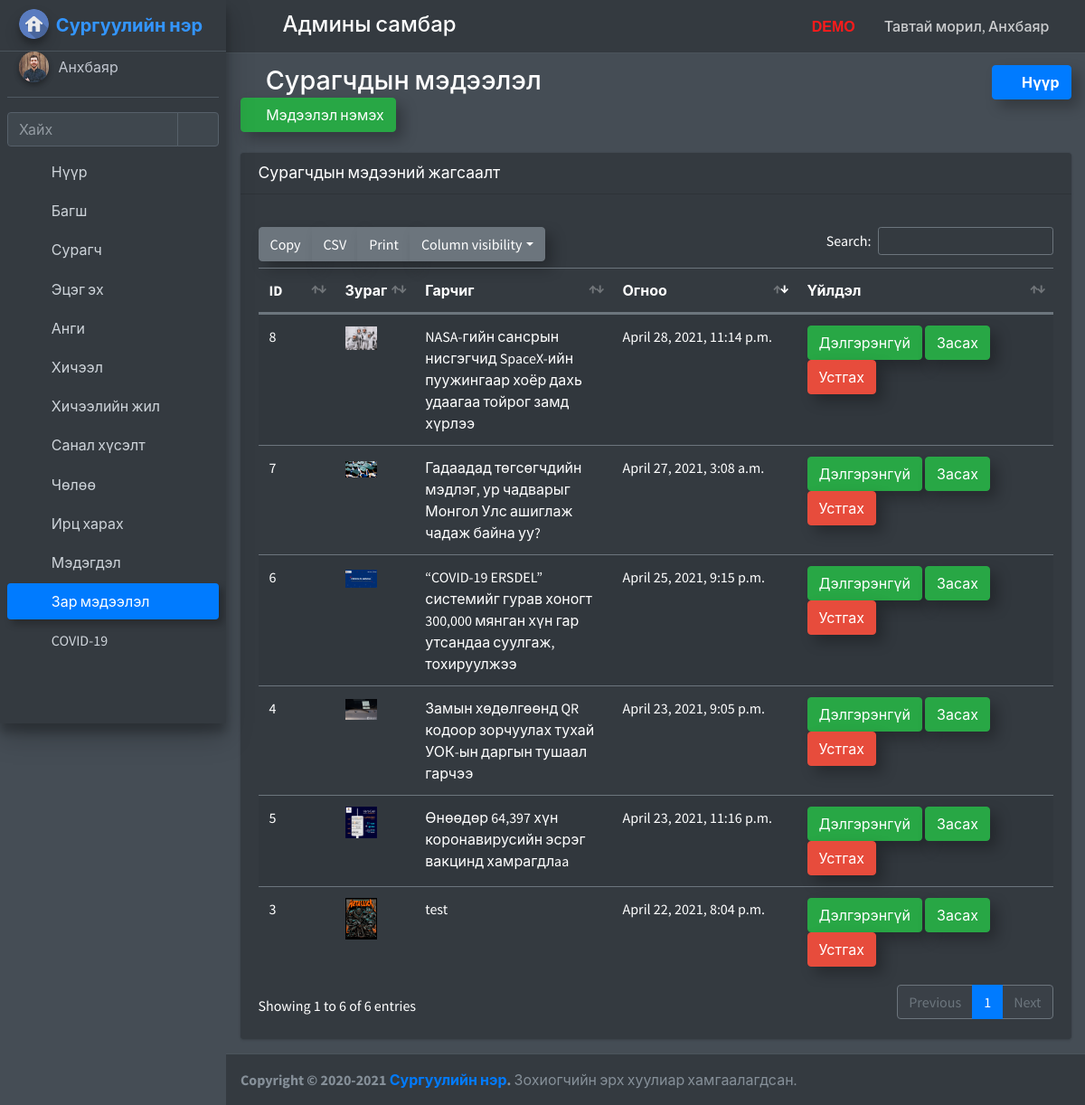
The page /manage_student_news (signed in) on the database its author committed.
### school_management_app/models.py (models this page shows)
class CustomUser(AbstractUser):
    user_type_data=((1,"HOD"),(2,"Staff"),(3,"Student"),(4,"Parent"))
    user_type=models.CharField(default=1,choices=user_type_data,max_length=10)

class AdminHOD(models.Model):
    id=models.AutoField(primary_key=True)
    admin=models.OneToOneField(CustomUser,on_delete=models.CASCADE)
    created_at=models.DateTimeField(auto_now_add=True)
    updated_at=models.DateTimeField(auto_now_add=True)
    profile_pic=models.FileField(default="")
    objects=models.Manager()

class News(models.Model):
    id=models.AutoField(primary_key=True)
    ntext = models.TextField()
    ntitle = models.TextField(max_length=4000)
    ndate=models.DateTimeField(auto_now_add=True, blank=True)
    pic=models.FileField(default="", blank=True, null=True)
    objects=models.Manager()

### school_management_app/HodViews.py (the view)
# urls.py: path('manage_student_news', HodViews.manage_news,name="manage_news"),
def manage_news(request):
    user=CustomUser.objects.get(id=request.user.id)
    admin=AdminHOD.objects.get(admin=user)
    news=News.objects.all()
    return render(request,"hod_template/manage_news.html",{"news":news,"admin":admin})

### school_management_app/templates/hod_template/manage_news.html (shortened to what this page needs)
{% extends 'hod_template/base_template.html' %}
{% load static %}
{% block page_title %}
{% block custom_css %}
<link rel="stylesheet" href="{% static "plugins/datatables-bs4/css/dataTables.bootstrap4.min.css" %}">
<link rel="stylesheet" href="{% static "plugins/datatables-responsive/css/responsive.bootstrap4.min.css" %}">
<link rel="stylesheet" href="{% static "plugins/datatables-buttons/css/buttons.bootstrap4.min.css" %}">
{% endblock custom_css %}
<i class="nav-icon fas fa-newspaper"></i> Сурагчдын мэдээлэл <a href="/add_student_news" class="btn btn-success shadow-custom"><i class="nav-icon fas fa-plus"></i> Мэдээлэл нэмэх</a>
{% endblock page_title %}
{% block main_content %}
    <section class="content">
      <div class="container-fluid">
        <div class="row">
          <div class="col-12">
            <div class="card">
              <div class="card-header">
                <h3 class="card-title">Сурагчдын мэдээний жагсаалт</h3>
              </div>
              <div class="card-body">
                <table id="example1" class="table table-striped">
                  <thead>
                    <tr>
                      <th>ID</th>
                      <th>Зураг</th>
                      <th>Гарчиг</th>
                      <th>Огноо</th>
                      <th>Үйлдэл</th>
                    </tr>
                  </thead>
                  <tbody>
                    {% for a in news %}
                    <tr>
                      <td style="width: 60px;">{{ a.id }}</td>
                      <td><img class="zoomD" src="{{ a.pic }}" /></td>
                      <td>{{ a.ntitle }}</td>
                      <td style="width: 180px;">{{ a.ndate }}</td>
                      <td style="width: 260px;">
                        <a href="/view_student_news/{{ a.id }}" class="btn btn-success shadow-custom">Дэлгэрэнгүй</a>
                        <a href="/edit_student_news/{{ a.id }}" class="btn btn-success shadow-custom">Засах</a>
                        <a href="/delete_student_news/{{ a.id }}" class="btn btn-danger confirm-delete shadow-custom" title="Delete" data-toggle="modal" data-target="#deleteComment" id="deleteButton{{a.id}}">Устгах</a>
                      </td>
                    </tr>
                    {% endfor %}
                  </tbody>
                </table>
              </div>
            </div>
          </div>
        </div>
      </div>
    </section>
{% endblock main_content %}

### school_management_app/templates/hod_template/base_template.html (shortened to what this page needs)
{% load static %}
<!DOCTYPE html>
<html>
<head>
  <link rel="stylesheet" href="{% static "plugins/fontawesome-free/css/all.min.css" %}">
  <link rel="stylesheet" href="https://code.ionicframework.com/ionicons/2.0.1/css/ionicons.min.css">
  <link rel="stylesheet" href="{% static "plugins/tempusdominus-bootstrap-4/css/tempusdominus-bootstrap-4.min.css" %}">
  <link rel="stylesheet" href="{% static "plugins/icheck-bootstrap/icheck-bootstrap.min.css" %}">
  <link rel="stylesheet" href="{% static "plugins/jqvmap/jqvmap.min.css" %}">
  <link rel="stylesheet" href="{% static "dist/css/adminlte.min.css" %}">
  <link rel="stylesheet" href="{% static "plugins/overlayScrollbars/css/OverlayScrollbars.min.css" %}">
  <link rel="stylesheet" href="{% static "plugins/daterangepicker/daterangepicker.css" %}">
  <link rel="stylesheet" href="{% static "plugins/summernote/summernote-bs4.css" %}">
  <link rel="stylesheet" href="{% static "custom/css/style.css" %}">
  {% block custom_css %} {% endblock custom_css %}
</head>
<body class="hold-transition sidebar-mini layout-fixed layout-navbar-fixed dark-mode">
  <div class="wrapper">
    <nav class="main-header navbar navbar-expand navbar-dark">
      <ul class="navbar-nav">
        <li class="nav-item">
          <a class="nav-link" data-widget="pushmenu" href="#"><i class="fas fa-bars"></i></a>
        </li>
      </ul>
      <h4 class="title-c1" style="margin-left: 10px; margin-top: 5px;">
        <span class="desktop">Админы самбар</span>
      </h4>
      <ul class="navbar-nav ml-auto">
        <li class="nav-item d-flex">
          <a class="nav-link">
            <span class="desktop-demo">DEMO</span>
        </li>
        <li class="nav-item d-flex">
          <a class="nav-link title-c2" style="white-space: nowrap; cursor: pointer;" data-toggle="dropdown" aria-haspopup="true" aria-expanded="false">
            <span class="hidden">Тавтай морил, </span>{{ user.last_name }}
            <i class="fas fa-angle-down"></i>
          </a>
        </li>
      </ul>
    </nav>
    {% include 'hod_template/sidebar_template.html' with user=user id=id %}
    <div class="content-wrapper">
      <div class="content-header">
        <div class="container-fluid">
          <div class="row mb-2">
            <div class="col-sm-6">
              <h1 class="m-0">
                {% block page_title %}
                {% endblock page_title %}
              </h1>
            </div>
            <div class="col-sm-6">
              <ol class="breadcrumb float-sm-right">
                <li class="breadcrumb-item"><a class="btn btn-primary font-weight-bold" href="{% url 'admin_home' %}"><i class="nav-icon fas fa-tachometer-alt mr-2"></i>Нүүр</a></li>
              </ol>
            </div>
          </div>
        </div>
      </div>
      {% block main_content %}{% endblock main_content %}
    </div>
    {% include 'hod_template/footer.html' %}
  </div>
</body>
</html>

### school_management_app/templates/hod_template/sidebar_template.html (shortened to what this page needs)
{% load static %}
<aside class="main-sidebar sidebar-dark-primary elevation-4">
  <a href="/admin_home" class="brand-link">
    <img src="{% static "dist/img/home-icon.png" %}" alt="logo" class="brand-image img-circle elevation-3"
      style="opacity: .9">
    <span class="brand-text font-weight-bold">Сургуулийн нэр</span>
  </a>
  <div class="sidebar">
    <div class="user-panel mt-3 pb-3 mb-3 d-flex">
      <div class="image">
        <img src="{{ admin.profile_pic }}" class="img-circle elevation-2 zoomD" alt="User Image">
      </div>
      <div class="info">
        <a href="{% url 'admin_profile' %}" class="d-block ">{{ user.last_name }}</a>
      </div>
    </div>
    <div class="form-inline">
      <div class="input-group" data-widget="sidebar-search">
        <input class="form-control form-control-sidebar" type="search" placeholder="Хайх" aria-label="Search">
        <div class="input-group-append">
          <button class="btn btn-sidebar" style="box-shadow: none !important;">
            <i class="fas fa-search fa-fw"></i>
          </button>
        </div>
      </div>
    </div>
    <nav class="mt-2">
      <ul class="nav nav-pills nav-sidebar flex-column nav-child-indent" data-widget="treeview" role="menu"
        data-accordion="false">
        <li class="nav-item">
          {% url 'admin_home' as admin_home %}
          <a href="{{ admin_home }}" class="nav-link {% if request.path == admin_home %} active {% endif %}">
            <i class="nav-icon fas fa-tachometer-alt"></i>
            <p>Нүүр</p>
          </a>
        </li>
        <li class="nav-item">
          {% url 'add_staff' as add_staff %}
          {% url 'manage_staff' as manage_staff %}
          {% url 'edit_staff' staff_id=id as edit_staff %}
          <a href="#" class="nav-link {% if request.path == add_staff %} active {% elif request.path == manage_staff %} active {% elif request.path == edit_staff %} active {% endif %}">
            <i class="nav-icon fas fa-chalkboard-teacher"></i>
            <p>Багш
              <i class="right fas fa-angle-left"></i>
            </p>
          </a>
        </li>
        <li class="nav-item">
          {% url 'add_student' as add_student %}
          {% url 'manage_student' as manage_student %}
          {% url 'edit_student' student_id=id as edit_student %}
          <a href="#" class="nav-link {% if request.path == add_student %} active {% elif request.path == manage_student %} active {% elif request.path == edit_student %} active {% endif %}">
            <i class="nav-icon fas fa-user-graduate"></i>
            <p>
              Сурагч
              <i class="right fas fa-angle-left"></i>
            </p>
          </a>
        </li>
        <li class="nav-item">
          {% url 'add_parent' as add_parent %}
          {% url 'manage_parent' as manage_parent %}
          {% url 'edit_parent' parent_id=id as edit_parent %}
          <a href="#" class="nav-link {% if request.path == add_parent %} active {% elif request.path == manage_parent %} active {% elif request.path == edit_parent %} active {% endif %}">
            <i class="nav-icon fas fa-users"></i>
            <p>
              Эцэг эх
              <i class="right fas fa-angle-left"></i>
            </p>
          </a>
        </li>
        <li class="nav-item">
          {% url 'add_course' as add_course %}
          {% url 'manage_course' as manage_course %}
          {% url 'edit_course' course_id=id as edit_course %}
          <a href="#" class="nav-link {% if request.path == add_course %} active {% elif request.path == manage_course %} active {% elif request.path == edit_course %} active {% endif %}">
            <i class="nav-icon fas fa-book"></i>
            <p>
              Анги
              <i class="right fas fa-angle-left"></i>
            </p>
          </a>
        </li>
        <li class="nav-item">
          {% url 'add_subject' as add_subject %}
          {% url 'manage_subject' as manage_subject %}
          {% url 'edit_subject' subject_id=id as edit_subject %}
          <a href="#" class="nav-link {% if request.path == add_subject %} active {% elif request.path == manage_subject %} active {% elif request.path == edit_subject %} active {% endif %}">
            <i class="nav-icon fas fa-book-open"></i>
            <p>
              Хичээл
              <i class="right fas fa-angle-left"></i>
            </p>
          </a>
        </li>
        <li class="nav-item">
          {% url 'add_session' as add_session %}
          {% url 'manage_session' as manage_session %}
          <a href="#" class="nav-link {% if request.path == add_session %} active {% elif request.path == manage_session %} active {% endif %}">
            <i class="nav-icon fas fa-calendar-alt"></i>
            <p>
              Хичээлийн жил
              <i class="right fas fa-angle-left"></i>
            </p>
          </a>
        </li>
        <li class="nav-item">
          {% url 'student_feedback_message' as student_feedback_message %}
          {% url 'staff_feedback_message' as staff_feedback_message %}
          {% url 'parent_feedback_message' as parent_feedback_message %}
          <a href="#" class="nav-link {% if request.path == student_feedback_message %} active {% elif request.path == staff_feedback_message %} active {% elif request.path == parent_feedback_message %} active {% endif %}">
            <i class="nav-icon fas fa-comments"></i>
            <p>
              Санал хүсэлт
              <i class="right fas fa-angle-left"></i>
            </p>
          </a>
        </li>
        <li class="nav-item">
          {% url 'student_leave_view' as student_leave_view %}
          {% url 'staff_leave_view' as staff_leave_view %}
          <a href="#" class="nav-link {% if request.path == student_leave_view %} active {% elif request.path == staff_leave_view %} active {% endif %}">
            <i class="nav-icon fas fa-sign-out-alt"></i>
            <p>
              Чөлөө
              <i class="right fas fa-angle-left"></i>
            </p>
          </a>
        </li>
        <li class="nav-item">
          {% url 'admin_view_attendance' as admin_view_attendance %}
          <a href="{% url 'admin_view_attendance' %}"
            class="nav-link {% if request.path == admin_view_attendance %} active {% endif %}">
            <i class="nav-icon fas fa-user-check"></i>
            <p>
              Ирц харах
            </p>
          </a>
        </li>
        <li class="nav-item">
          {% url 'admin_send_notification_staff' as admin_send_notification_staff %}
          {% url 'admin_send_notification_student' as admin_send_notification_student %}
          {% url 'admin_send_notification_parent' as admin_send_notification_parent %}
          <a href="#" class="nav-link ">
            <i class="nav-icon fas fa-bell"></i>
            <p>
              Мэдэгдэл
              <i class="right fas fa-angle-left"></i>
            </p>
          </a>
        </li>
        {% url 'manage_tnews' as manage_tnews %}
        {% url 'edit_tnews' TNews_id=id as edit_tnews %}
        {% url 'add_tnews' as add_tnews %}
        {% url 'view_tnews' TNews_id=id as view_tnews %}
        {% url 'manage_news' as manage_news %}
        {% url 'edit_news' News_id=id as edit_news %}
        {% url 'add_news' as add_news %}
        {% url 'view_news' News_id=id as view_news %}
        {% url 'manage_pnews' as manage_pnews %}
        {% url 'edit_pnews' PNews_id=id as edit_pnews %}
        {% url 'add_pnews' as add_pnews %}
        {% url 'view_pnews' PNews_id=id as view_pnews %}
        <li class="nav-item">
          <a href="#" class="nav-link
          {% if request.path == manage_tnews %} active
          {% elif request.path == manage_news %} active
          {% elif request.path == manage_pnews %} active
          {% elif request.path == edit_tnews %} active
          {% elif request.path == edit_news %} active
          {% elif request.path == edit_pnews %} active
          {% elif request.path == add_tnews %} active
          {% elif request.path == add_news %} active
          {% elif request.path == add_pnews %} active
          {% elif request.path == view_tnews %} active
          {% elif request.path == view_news %} active
          {% elif request.path == view_pnews %} active
          {% endif %}">
            <i class="nav-icon fas fa-newspaper"></i>
            <p>
              Зар мэдээлэл
              <i class="right fas fa-angle-left"></i>
            </p>
          </a>
        <li class="nav-item">
          {% url 'covid19' as covid19 %}
          <a href="{% url 'covid19' %}" class="nav-link {% if request.path == covid19 %} active {% endif %}">
            <i class="nav-icon fas fa-virus"></i>
            <p>
              COVID-19
            </p>
          </a>
        </li>
      </ul>
    </nav>
  </div>
</aside>

### rows shown on the page
CustomUser: last_name "Анхбаяр"
AdminHOD: profile_pic (picture)
News: id "3", pic (picture), ntitle "test", ndate "April 22, 2021, 8:04 p.m."
News: id "4", pic (picture), ntitle "Замын хөдөлгөөнд QR кодоор зорчуулах тухай УОК-ын даргын тушаал гарчээ", ndate "April 23, 2021, 9:05 p.m."
News: id "5", pic (picture), ntitle "Өнөөдөр 64,397 хүн коронавирусийн эсрэг вакцинд хамрагдлaa", ndate "April 23, 2021, 11:16 p.m."
News: id "6", pic (picture), ntitle "“COVID-19 ERSDEL” системийг гурав хоногт 300,000 мянган хүн гар утсандаа суулгаж, тохируулжээ", ndate "April 25, 2021, 9:15 p.m."
News: id "7", pic (picture), ntitle "Гадаадад төгсөгчдийн мэдлэг, ур чадварыг Монгол Улс ашиглаж чадаж байна уу?", ndate "April 27, 2021, 3:08 a.m."
News: id "8", pic (picture), ntitle "NASA-гийн сансрын нисгэгчид SpaceX-ийн пуужингаар хоёр дахь удаагаа тойрог замд хүрлээ", ndate "April 28, 2021, 11:14 p.m."
